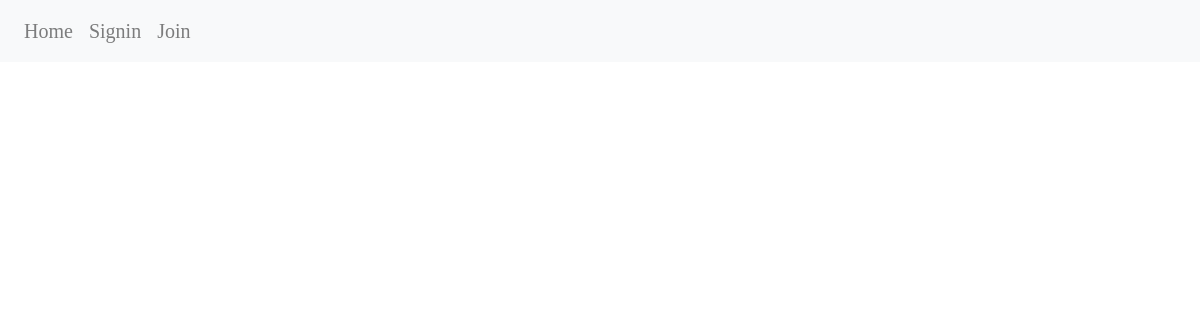
The page /news_postContent/2 on the database as committed earlier.
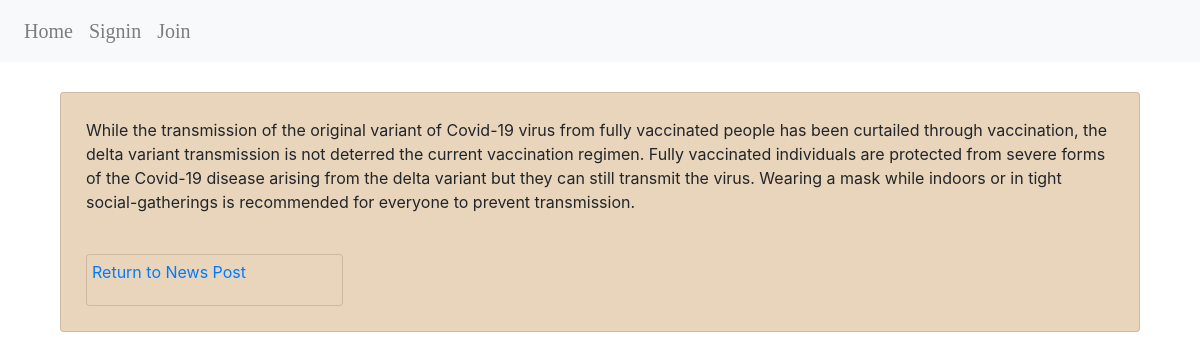
The same page on the database as committed later.
### orgHaccounts/models.py (models this page shows)
class NewsPost(models.Model):
    intro = models.CharField(max_length=255)
    newscover = models.ImageField(upload_to='news_images/', default='news_images/get_social.jpg')
    title = models.CharField(max_length=255)
    description= models.TextField()
    likes = models.PositiveIntegerField(default=0)
    user_likes = models.ManyToManyField(User, related_name='liked_newsposts')
    postContent= models.TextField()
    creator = models.ForeignKey(User, related_name='newsPosts', on_delete=models.PROTECT)
    created_at = models.DateTimeField(auto_now_add=True, null=True)
    updated_at = models.DateTimeField(auto_now=True, null=True)

### orgHaccounts/views.py (the view)
# urls.py: path('news_postContent/<int:newsPost_id>', views.news_content),
def news_content(request, newsPost_id):
    all_newsPosts = NewsPost.objects.filter(id=newsPost_id)
    context={
        "all_newsPosts": all_newsPosts
    }
    return render(request, 'feed/newsContent.html', context)

### orgHaccounts/templates/feed/newsContent.html (shortened to what this page needs)
{% extends "base.html" %}
{% block content%}
<div class="container" id="wrapper">
    <div class="row">
        <div class="col">
            {% for newsPost in  all_newsPosts %}
            <div class="card" style="width: 100%;">
                <div class="card-body">
                    <p class="card-text">  {{ newsPost.postContent }}</p> <br>
                    <div class="card" style="width: 25%">
                        <p> <span><a href="/feed"> Return to News Post </a> </span></p>
                    </div>
                </div>
            </div>
            {% endfor %}
        </div>
    </div>
</div>
{% endblock %}

Rows that differ between the two databases and show on the page:
added NewsPost: postContent "While the transmission of the original variant of Covid-19 virus from fully vaccinated people has been curtailed through vaccination, the delta variant transmission is not deterred the current vaccination regimen. Fully vaccinated individuals are protected from severe forms of the Covid-19 disease arising from the delta variant but they can still transmit the virus. Wearing a mask while indoors or in tight social-gatherings is recommended for everyone to prevent transmission."
